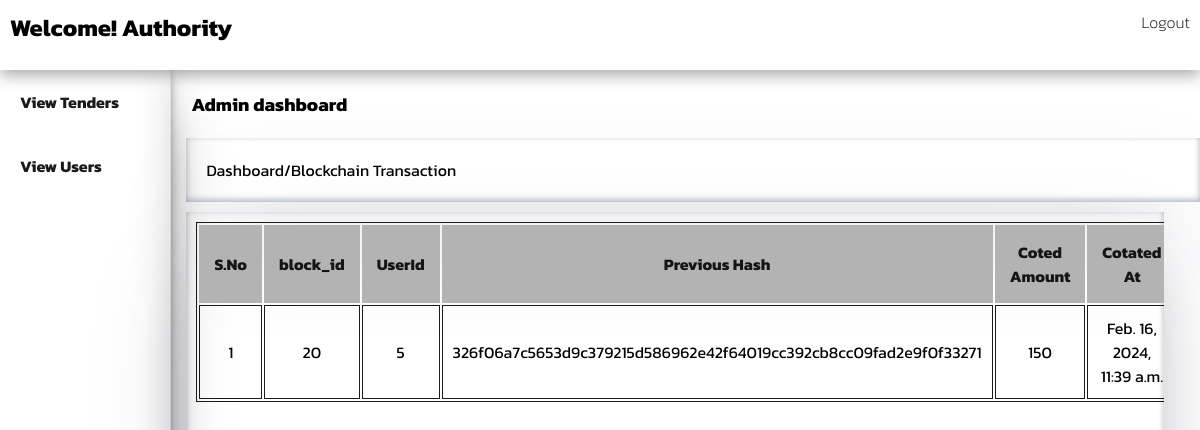
Screenshot of /adminGetBidInfo/20/ with the database file from the repository.
### eadmin/models.py (models this page shows)
class Blockchain(models.Model):
    tenderid= models.CharField(max_length=100,null=False, blank=False)
    previousHash = models.CharField(max_length=100,null=False, blank=False)
    currentHash = models.CharField(max_length=100,null=False, blank=False)
    data = models.JSONField(default=default_data)
    updated_at=models.DateTimeField(auto_now_add=True)

### eadmin/views.py (the view)
# urls.py: path("adminGetBidInfo/<int:tender_id>/",views.adminGetBidInfo, name="adminGetBidInfo"),
def adminGetBidInfo(request,tender_id):
    tenders=tender.objects.get(pk=tender_id)
    logger.warning(f"tender:{tenders}")
    request.tender_id = tender_id
    bl_block = isTenderCotatedByUser(tender_id)
    return render(request,'e-admin/BidInfo.html',{'tenderDetails':tenders,'block_list': bl_block})

### eadmin/BlockchainMiddleWare.py (called while the page is built)
    def __call__(self, request):
        tender_id = request.GET.get('tender_id', None)  # Assuming the tenderid is passed via GET parameter
        block_list = None
        if tender_id:
            block_list = Blockchain.objects.filter(tenderid=tender_id)
            request.block_list = block_list
        else:
            request.block_list = None
        response = self.get_response(request)
        return response

### eadmin/tenderMiddleware.py (called while the page is built)
    def __call__(self, request):
        tenderList = None
        getTender = tender.objects.filter(status=True)
        request.tenderList = getTender
        response = self.get_response(request)
        return response

### eadmin/userMiddleWare.py (called while the page is built)
    def __call__(self, request):
        userList = None
        getUsers = particpants.objects.all()
        request.userList = getUsers
        response = self.get_response(request)
        return response

### eadmin/views.py (called while the page is built)
def isTenderCotatedByUser(tender_id):
    blocks=Blockchain.objects.filter(tenderid=tender_id)
    cotation = []
    isactive =False
    for bb in blocks:
        obj = bb.data
        currentUserid = obj['data']['userid']
        print("line 400:",bb.id)
        cotation.append({'bbid':bb.id,'userid':currentUserid,'tenderid':bb.tenderid,'transaction':obj['data']['transaction'],'previousHash':bb.previousHash,'currentHash':bb.currentHash,'updated_at':bb.updated_at})
    print(cotation)
    return cotation

### templates/e-admin/BidInfo.html (shortened to what this page needs)
{% extends 'e-admin/layout.html' %}
{% load static %}
{% block content %}
<div class="bid_container">
    <h1>Admin dashboard</h1>
    <p class="breadcrump">Dashboard/Blockchain Transaction</p>
    <section class="mainTender">
        <table>
            <thead>
                <th>S.No</th>
                <th>block_id</th>
                <th>UserId</th>
                <th>Previous Hash</th>
                <th>Coted Amount</th>
                <th>Cotated At</th>
            </thead>
            <tbody>
                {% for blocks in block_list %}
                <tr>
                    <td>{{forloop.counter}}</td>
                    <td>{{blocks.bbid}}</td>
                    <td>{{blocks.userid}}</td>
                    <td>{{blocks.previousHash}}</td>
                    <td>{{blocks.transaction}}</td>
                    <td>{{blocks.updated_at}}</td>
                </tr>
                {% endfor %}
            </tbody>
        </table>
    </section></div>
{% endblock%}

### static/css/style.css (style rules this page uses)
* { box-sizing: border-box; padding: 0; margin: 0; list-style: none; font-family: 'Kanit', sans-serif; text-decoration: none; }
:root { --primary-color: #9766be; --light-primary-color: #be9fd8; --green-color: #0c8835; --white-color: #ffff; --black-color: #0a0a0aee; --red-color: #d30202; --grey-color: #b3b3b3; }
body { position: relative; }
section { width: 100%; height: 100%; }
table { margin: 10px; position: absolute; border: 1px solid var(--black-color); }
table thead { background-color: var(--grey-color); color: var(--black-color); }
table thead th { padding: 15px; }
tbody tr td { border: 1px solid var(--black-color); padding: 10px; text-align: center; }
.bid_container { position: relative; width: 100%; height: 90%; box-shadow: rgba(0, 0, 0, 0.16) 0px 10px 36px 0px, rgba(0, 0, 0, 0.06) 0px 0px 0px 1px; }
.bid_container h1,p { padding: 20px; }
.bid_container .breadcrump { margin-left: 15px; box-shadow: rgba(50, 50, 93, 0.25) 0px 50px 100px -20px, rgba(0, 0, 0, 0.3) 0px 30px 60px -30px, rgba(10, 37, 64, 0.35) 0px -2px 6px 0px inset; }
.bid_container .mainTender { position:absolute; margin: 10px 15px; box-shadow: rgba(50, 50, 93, 0.25) 0px 50px 100px -20px, rgba(0, 0, 0, 0.3) 0px 30px 60px -30px, rgba(10, 37, 64, 0.35) 0px -2px 6px 0px inset; width: 95%; overflow: auto; height: 70%; }

### rows the page displays
Blockchain: previousHash "326f06a7c5653d9c379215d586962e42f64019cc392cb8cc09fad2e9f0f33271", updated_at "Feb. 16, 2024, 11:39 a.m."

### other values shown
{{ blocks.bbid }} "20"
{{ blocks.userid }} "5"
{{ blocks.transaction }} "150"
